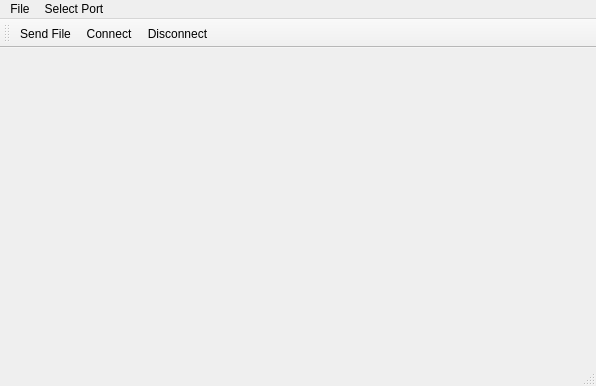
<?xml version="1.0" encoding="UTF-8"?>
<ui version="4.0">
 <class>QtTerminalClass</class>
 <widget class="QMainWindow" name="QtTerminalClass">
  <property name="geometry">
   <rect>
    <x>0</x>
    <y>0</y>
    <width>596</width>
    <height>386</height>
   </rect>
  </property>
  <property name="windowTitle">
   <string>QtTerminal</string>
  </property>
  <widget class="QWidget" name="centralWidget"/>
  <widget class="QMenuBar" name="menuBar">
   <property name="geometry">
    <rect>
     <x>0</x>
     <y>0</y>
     <width>596</width>
     <height>31</height>
    </rect>
   </property>
   <widget class="QMenu" name="menuFile">
    <property name="title">
     <string>File</string>
    </property>
    <addaction name="actionExit"/>
   </widget>
   <widget class="QMenu" name="menuSelect_Port">
    <property name="title">
     <string>Select Port</string>
    </property>
   </widget>
   <addaction name="menuFile"/>
   <addaction name="menuSelect_Port"/>
  </widget>
  <widget class="QToolBar" name="mainToolBar">
   <attribute name="toolBarArea">
    <enum>TopToolBarArea</enum>
   </attribute>
   <attribute name="toolBarBreak">
    <bool>false</bool>
   </attribute>
   <addaction name="actionSend_File"/>
   <addaction name="actionConnect"/>
   <addaction name="actionDisconnect"/>
  </widget>
  <widget class="QStatusBar" name="statusBar"/>
  <action name="actionExit">
   <property name="text">
    <string>Exit</string>
   </property>
  </action>
  <action name="actionSend_File">
   <property name="text">
    <string>Send File</string>
   </property>
   <property name="toolTip">
    <string>Send a file over the serial port</string>
   </property>
  </action>
  <action name="actionSelect_Port">
   <property name="text">
    <string>Select Port</string>
   </property>
  </action>
  <action name="actionConnect">
   <property name="text">
    <string>Connect</string>
   </property>
  </action>
  <action name="actionDisconnect">
   <property name="text">
    <string>Disconnect</string>
   </property>
  </action>
 </widget>
 <layoutdefault spacing="6" margin="11"/>
 <resources>
  <include location="QtTerminal.qrc"/>
 </resources>
 <connections/>
</ui>
